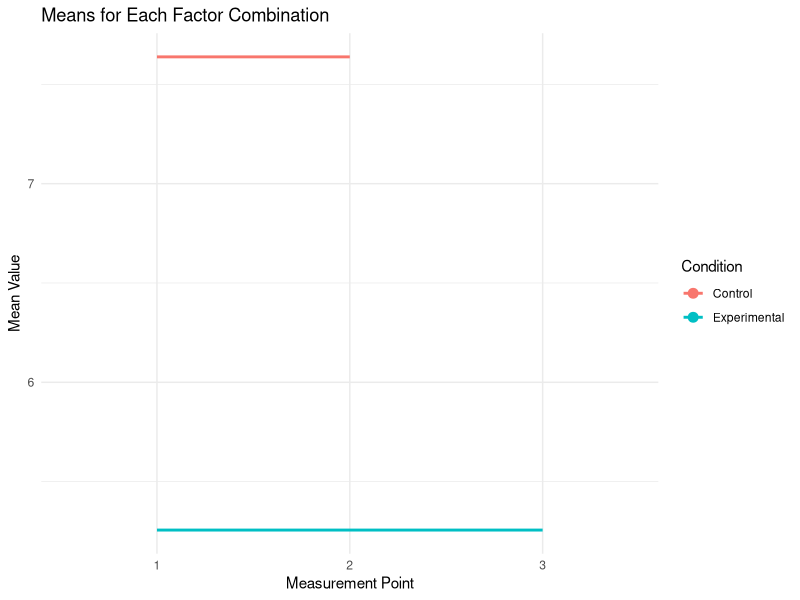
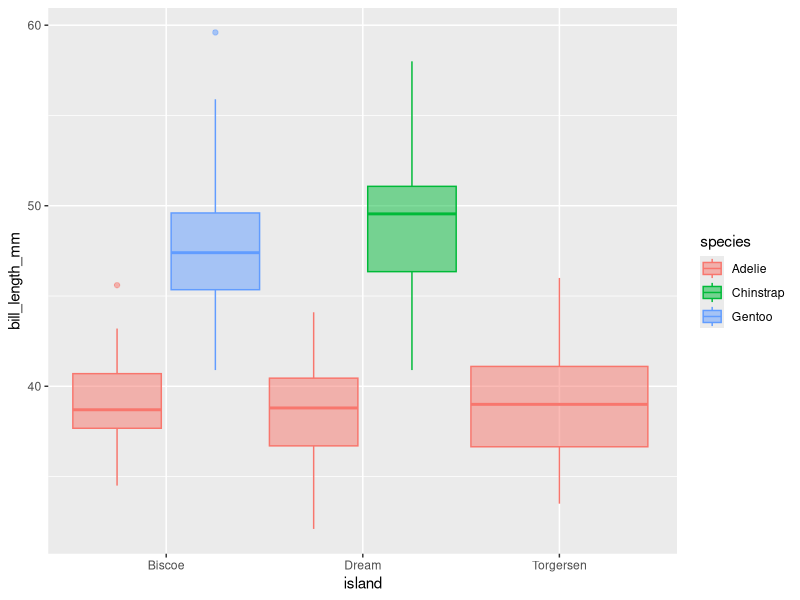
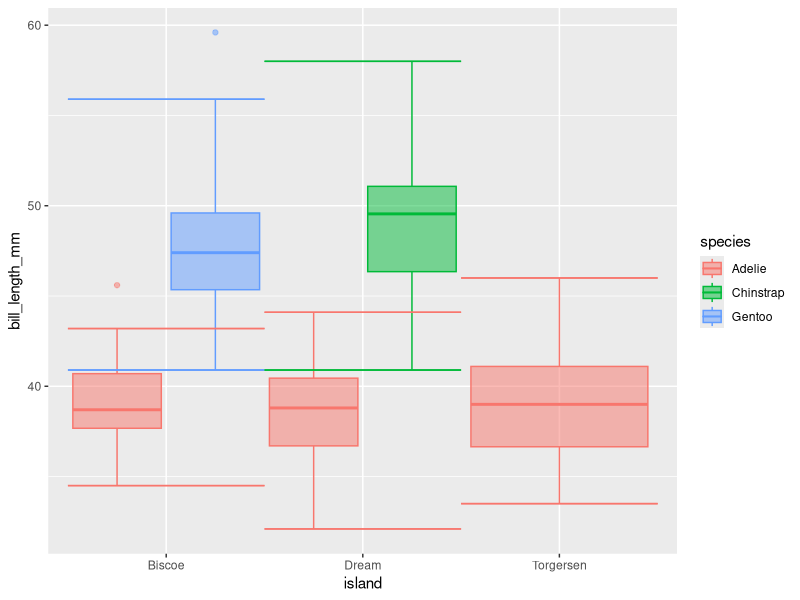
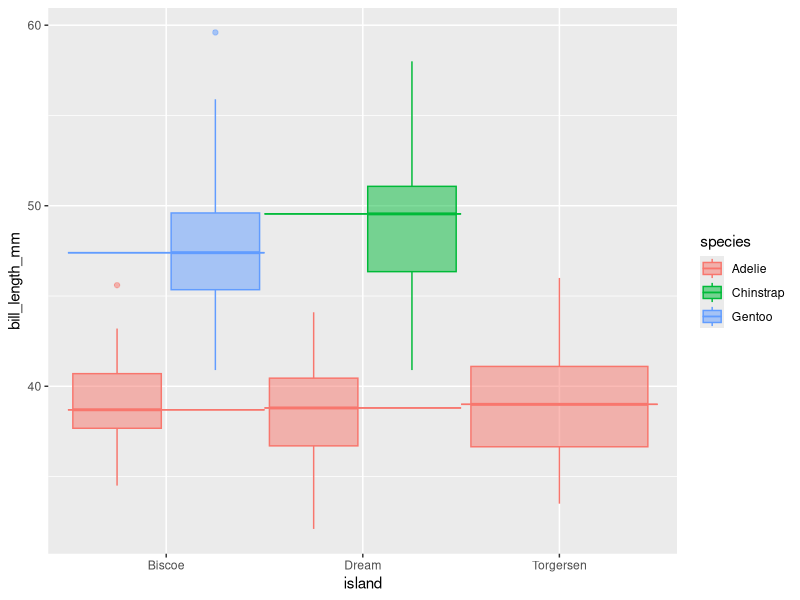
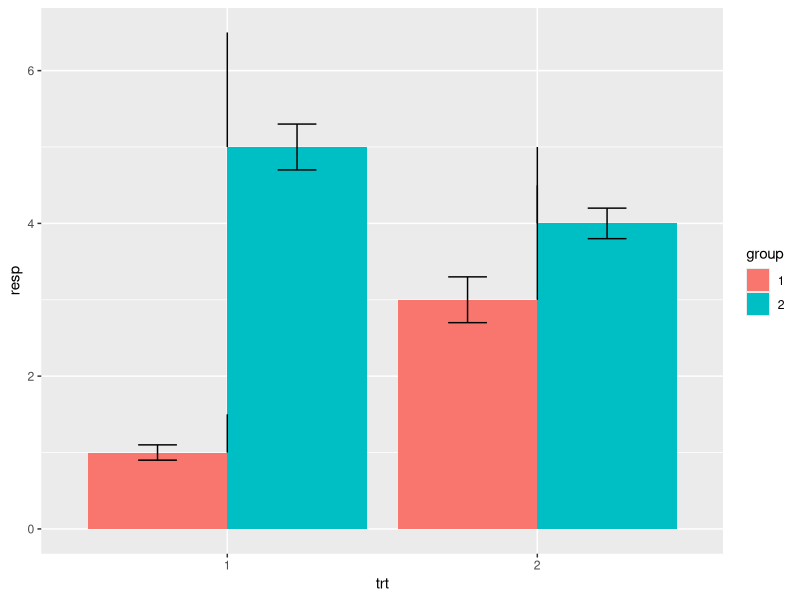
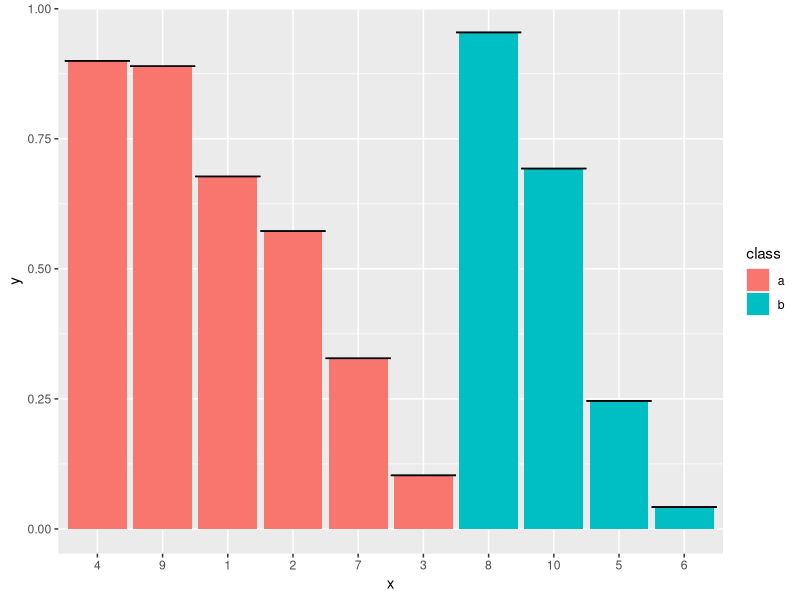
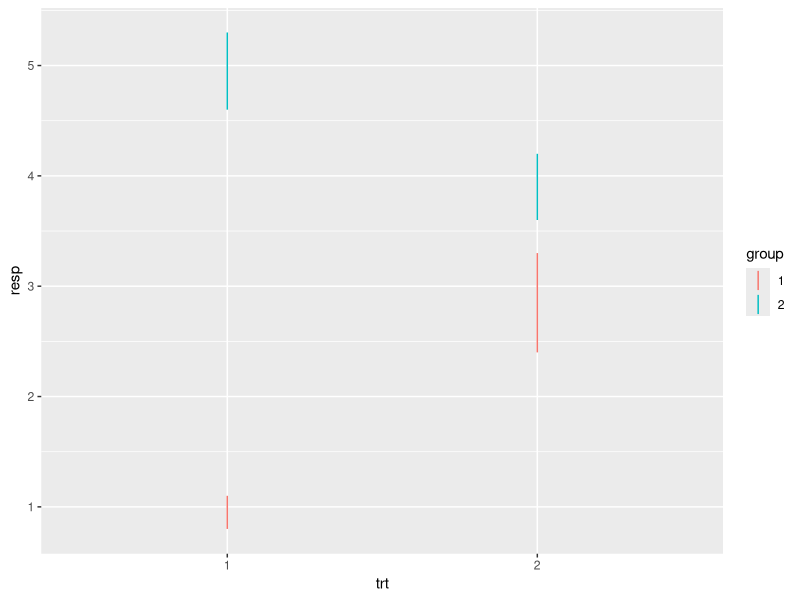
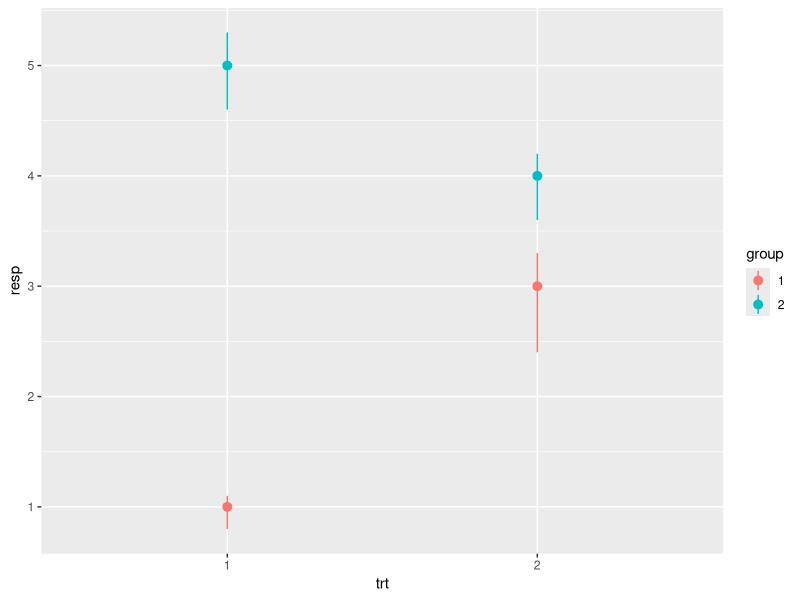

The R source for these figures, in order:


# meanLines with two factors ----

# Load required libraries
library(ggplot2)

# Sample data generation (replace this with your actual data)
set.seed(123)
data <- expand.grid(
  Condition = factor(rep(c("Experimental", "Control"), each = 3)),
  Measurement = factor(rep(1:3, 2))
)
data$Value <- rnorm(6, mean = rep(c(5, 7), each = 3))

# Removing the combination of "Control" and measurement point 3
data <- data[!(data$Condition == "Control" & data$Measurement == 3), ]

# Plotting with stat_summary()
ggplot(data, aes(x = Measurement, y = Value, color = Condition)) +
  stat_summary(fun.data = mean_cl_normal, geom = "point", size = 3) +
  stat_summary(fun.y = mean, geom = "line", size = 1, aes(group = Condition)) +  # Add line connecting means
  labs(x = "Measurement Point", y = "Mean Value", color = "Condition") +
  ggtitle("Means for Each Factor Combination") +
  theme_minimal()



# Whiskers fix -----------

library(ggplot2)
library(palmerpenguins)

myPlot <- ggplot(
  data = na.omit(penguins),
  aes(
    y = bill_length_mm,
    x = island,
    fill = species,
    color = species
    )
  ) +
  geom_boxplot(alpha = .5, width = 1)
ggplot_build(myPlot)$data[[1]]  #ymin & ymax are ends of whiskers
myPlot
lowerEnds <- ggplot_build(myPlot)$data[[1]]$ymin
upperEnds <- ggplot_build(myPlot)$data[[1]]$ymax

lowerWhiskers <- stat_summary(
  fun.y = median, geom = "errorbar",
  width = 1, linetype = "solid",
  aes(ymin = ..y.. - (..y.. - lowerEnds), ymax = ..y.. - (..y.. - lowerEnds))
)
upperWhiskers <- stat_summary(
  fun.y = median, geom = "errorbar",
  width = 1, linetype = "solid",
  aes(ymin = ..y.. + abs(..y.. - upperEnds), ymax = ..y.. + abs(..y.. - upperEnds))
)
myPlot + lowerWhiskers + upperWhiskers

# the above should do the trick! --------




myPlot + stat_summary(
  fun.y = median, geom = "errorbar",
  width = 1, linetype = "solid",
  aes(ymin = ..y.., ymax = ..y..)
)
# https://stackoverflow.com/questions/50882335/add-group-mean-line-to-barplot-with-ggplot2

#myPlot + geom_hline(yintercept = )






# StackOverflow: https://stackoverflow.com/questions/27585776/error-bars-for-barplot-only-in-one-direction
df <- data.frame(trt = factor(c(1, 1, 2, 2)), resp = c(1, 5, 3, 4),
                 group = factor(c(1, 2, 1, 2)), se = c(0.1, 0.3, 0.3, 0.2))
df2 <- df[c(1,3), ]

limits <- aes(ymax = resp + se, ymin = resp - se)
dodge <- position_dodge(width = 0.9)

p <- ggplot(df, aes(fill = group, y = resp, x = trt))
p + geom_bar(position = dodge, stat = "identity") +
  geom_errorbar(limits, position = dodge, width = 0.25) +
  geom_linerange(aes(ymin = resp, ymax = resp + se*5))




# https://stackoverflow.com/questions/50882335/add-group-mean-line-to-barplot-with-ggplot2
library(tidyverse)

df = data.frame(
  x = 1:10,
  y = runif(10),
  class = sample(c("a","b"),10, replace=T) %>% factor()
) %>%
  mutate(x = factor(x, levels=x[order(class, -y)]))

ggplot(df, aes(x, y, fill=class)) +
  geom_col() +
  stat_summary(fun.y = mean, geom = "errorbar",
               aes(ymax = ..y.., ymin = ..y.., group = class),
               width = 1, linetype = "solid")









# stat summary error bar:
df <- data.frame(
  trt = factor(c(1, 1, 2, 2)),
  resp = c(1, 5, 3, 4),
  group = factor(c(1, 2, 1, 2)),
  upper = c(1.1, 5.3, 3.3, 4.2),
  lower = c(0.8, 4.6, 2.4, 3.6)
)

p <- ggplot(df, aes(trt, resp, colour = group))
p + geom_linerange(aes(ymin = lower, ymax = upper))
p + geom_pointrange(aes(ymin = lower, ymax = upper))
p + geom_errorbar(aes(ymin = 1, ymax = upper), width = 0.2)






